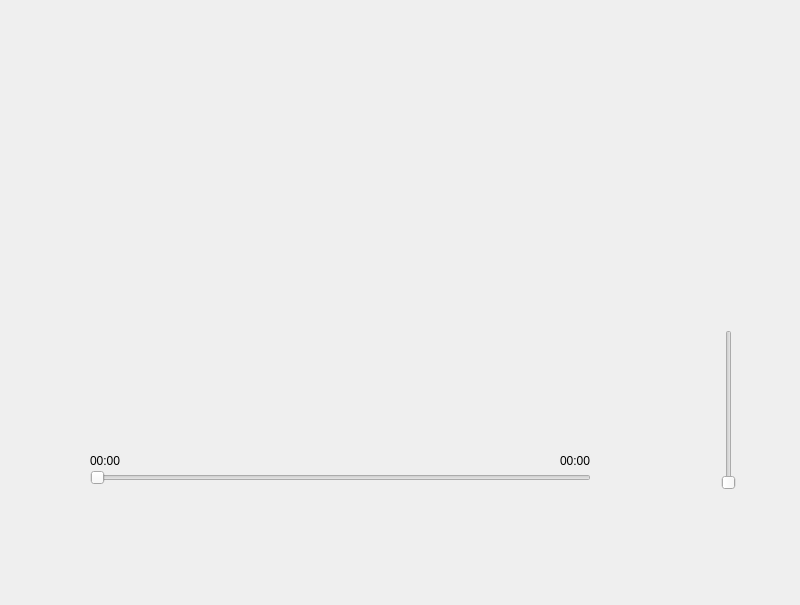
<?xml version="1.0" encoding="UTF-8"?>
<ui version="4.0">
 <class>MainWindow</class>
 <widget class="QMainWindow" name="MainWindow">
  <property name="geometry">
   <rect>
    <x>0</x>
    <y>0</y>
    <width>800</width>
    <height>605</height>
   </rect>
  </property>
  <property name="windowTitle">
   <string>MainWindow</string>
  </property>
  <property name="styleSheet">
   <string notr="true">QWidget#MainWindow
{
	background-image: url(:/new/prefix1/background/wallhaven-q2yx9l.jpg)
}

*{
	border: none;
}
QPushButton,QListWidget
{
	border: none;
	background: transparent;
}</string>
  </property>
  <widget class="QWidget" name="centralwidget">
   <widget class="QWidget" name="layoutWidget">
    <property name="geometry">
     <rect>
      <x>2</x>
      <y>504</y>
      <width>791</width>
      <height>52</height>
     </rect>
    </property>
    <layout class="QHBoxLayout" name="horizontalLayout">
     <item>
      <widget class="QPushButton" name="pushButton">
       <property name="minimumSize">
        <size>
         <width>50</width>
         <height>50</height>
        </size>
       </property>
       <property name="maximumSize">
        <size>
         <width>50</width>
         <height>50</height>
        </size>
       </property>
       <property name="cursor">
        <cursorShape>PointingHandCursor</cursorShape>
       </property>
       <property name="toolTip">
        <string>&lt;html&gt;&lt;head/&gt;&lt;body&gt;&lt;p&gt;添加&lt;/p&gt;&lt;/body&gt;&lt;/html&gt;</string>
       </property>
       <property name="toolTipDuration">
        <number>-1</number>
       </property>
       <property name="whatsThis">
        <string>&lt;html&gt;&lt;head/&gt;&lt;body&gt;&lt;p&gt;&lt;br/&gt;&lt;/p&gt;&lt;/body&gt;&lt;/html&gt;</string>
       </property>
       <property name="styleSheet">
        <string notr="true">*{
background-color:rgba(0,0,0,0);}
QPushButton:hover{
icon:url(:/new/prefix1/icons/add_blue.png);
}
</string>
       </property>
       <property name="text">
        <string/>
       </property>
       <property name="icon">
        <iconset resource="icons.qrc">
         <normaloff>:/new/prefix1/icons/add.png</normaloff>:/new/prefix1/icons/add.png</iconset>
       </property>
       <property name="iconSize">
        <size>
         <width>50</width>
         <height>50</height>
        </size>
       </property>
      </widget>
     </item>
     <item>
      <widget class="QPushButton" name="pushButton_2">
       <property name="minimumSize">
        <size>
         <width>50</width>
         <height>50</height>
        </size>
       </property>
       <property name="maximumSize">
        <size>
         <width>50</width>
         <height>50</height>
        </size>
       </property>
       <property name="cursor">
        <cursorShape>PointingHandCursor</cursorShape>
       </property>
       <property name="toolTip">
        <string>啊！好爱~~</string>
       </property>
       <property name="toolTipDuration">
        <number>-1</number>
       </property>
       <property name="styleSheet">
        <string notr="true">QPushButton{
background-color: rgba(0, 0, 0,0);
}
QPushButton:pressed{
icon:url(:/new/prefix1/icons/love.png);
}</string>
       </property>
       <property name="text">
        <string/>
       </property>
       <property name="icon">
        <iconset resource="icons.qrc">
         <normaloff>:/new/prefix1/icons/dislike.png</normaloff>:/new/prefix1/icons/dislike.png</iconset>
       </property>
       <property name="iconSize">
        <size>
         <width>50</width>
         <height>50</height>
        </size>
       </property>
       <property name="checkable">
        <bool>false</bool>
       </property>
       <property name="autoExclusive">
        <bool>false</bool>
       </property>
       <property name="flat">
        <bool>false</bool>
       </property>
      </widget>
     </item>
     <item>
      <widget class="QPushButton" name="pushButton_3">
       <property name="minimumSize">
        <size>
         <width>50</width>
         <height>50</height>
        </size>
       </property>
       <property name="maximumSize">
        <size>
         <width>50</width>
         <height>50</height>
        </size>
       </property>
       <property name="cursor">
        <cursorShape>PointingHandCursor</cursorShape>
       </property>
       <property name="toolTip">
        <string>上一首</string>
       </property>
       <property name="styleSheet">
        <string notr="true">QPushButton{
background-color:rgba(0,0,0,0);
}
QPushButton:hover
{
icon:url(:/new/prefix1/icons/previous_blue.png);
}
</string>
       </property>
       <property name="text">
        <string/>
       </property>
       <property name="icon">
        <iconset resource="icons.qrc">
         <normaloff>:/new/prefix1/icons/previous.png</normaloff>:/new/prefix1/icons/previous.png</iconset>
       </property>
       <property name="iconSize">
        <size>
         <width>50</width>
         <height>50</height>
        </size>
       </property>
      </widget>
     </item>
     <item>
      <widget class="QPushButton" name="pushButton_4">
       <property name="minimumSize">
        <size>
         <width>50</width>
         <height>50</height>
        </size>
       </property>
       <property name="maximumSize">
        <size>
         <width>50</width>
         <height>50</height>
        </size>
       </property>
       <property name="cursor">
        <cursorShape>PointingHandCursor</cursorShape>
       </property>
       <property name="toolTip">
        <string>&lt;html&gt;&lt;head/&gt;&lt;body&gt;&lt;p&gt;播放&lt;/p&gt;&lt;/body&gt;&lt;/html&gt;</string>
       </property>
       <property name="styleSheet">
        <string notr="true">QPushButton{
background-color:rgba(0,0,0,0);
}
QPushButton:hover{
icon:url(:/new/prefix1/icons/play_blue.png);}</string>
       </property>
       <property name="text">
        <string/>
       </property>
       <property name="icon">
        <iconset resource="icons.qrc">
         <normaloff>:/new/prefix1/icons/play.png</normaloff>:/new/prefix1/icons/play.png</iconset>
       </property>
       <property name="iconSize">
        <size>
         <width>50</width>
         <height>50</height>
        </size>
       </property>
      </widget>
     </item>
     <item>
      <widget class="QPushButton" name="pushButton_5">
       <property name="minimumSize">
        <size>
         <width>50</width>
         <height>50</height>
        </size>
       </property>
       <property name="maximumSize">
        <size>
         <width>50</width>
         <height>50</height>
        </size>
       </property>
       <property name="cursor">
        <cursorShape>PointingHandCursor</cursorShape>
       </property>
       <property name="toolTip">
        <string>下一首</string>
       </property>
       <property name="styleSheet">
        <string notr="true">QPushButton{
background-color:rgba(0,0,0,0);
}
QPushButton:hover{
icon:url(:/new/prefix1/icons/next_blue.png);
}</string>
       </property>
       <property name="text">
        <string/>
       </property>
       <property name="icon">
        <iconset resource="icons.qrc">
         <normaloff>:/new/prefix1/icons/next.png</normaloff>:/new/prefix1/icons/next.png</iconset>
       </property>
       <property name="iconSize">
        <size>
         <width>50</width>
         <height>50</height>
        </size>
       </property>
      </widget>
     </item>
     <item>
      <widget class="QPushButton" name="pushButton_7">
       <property name="minimumSize">
        <size>
         <width>50</width>
         <height>50</height>
        </size>
       </property>
       <property name="maximumSize">
        <size>
         <width>50</width>
         <height>50</height>
        </size>
       </property>
       <property name="cursor">
        <cursorShape>PointingHandCursor</cursorShape>
       </property>
       <property name="toolTip">
        <string>删除</string>
       </property>
       <property name="styleSheet">
        <string notr="true">*{
background-color:rgba(0,0,0,0);
}
QPushButton:hover{
icon:url(:/new/prefix1/icons/delete_red.png)
}</string>
       </property>
       <property name="text">
        <string/>
       </property>
       <property name="icon">
        <iconset resource="icons.qrc">
         <normaloff>:/new/prefix1/icons/delete.png</normaloff>:/new/prefix1/icons/delete.png</iconset>
       </property>
       <property name="iconSize">
        <size>
         <width>50</width>
         <height>50</height>
        </size>
       </property>
      </widget>
     </item>
     <item>
      <widget class="QPushButton" name="pushButton_6">
       <property name="minimumSize">
        <size>
         <width>50</width>
         <height>50</height>
        </size>
       </property>
       <property name="maximumSize">
        <size>
         <width>50</width>
         <height>50</height>
        </size>
       </property>
       <property name="cursor">
        <cursorShape>PointingHandCursor</cursorShape>
       </property>
       <property name="styleSheet">
        <string notr="true">QPushButton{
background-color:rgba(0,0,0,0);
}

</string>
       </property>
       <property name="text">
        <string/>
       </property>
       <property name="icon">
        <iconset resource="icons.qrc">
         <normaloff>:/new/prefix1/icons/listCirculation.png</normaloff>:/new/prefix1/icons/listCirculation.png</iconset>
       </property>
       <property name="iconSize">
        <size>
         <width>50</width>
         <height>50</height>
        </size>
       </property>
      </widget>
     </item>
     <item>
      <widget class="QPushButton" name="pushButton_8">
       <property name="minimumSize">
        <size>
         <width>50</width>
         <height>50</height>
        </size>
       </property>
       <property name="maximumSize">
        <size>
         <width>50</width>
         <height>50</height>
        </size>
       </property>
       <property name="cursor">
        <cursorShape>PointingHandCursor</cursorShape>
       </property>
       <property name="styleSheet">
        <string notr="true">QPushButton{
background-color:rgba(0,0,0,0);
}

</string>
       </property>
       <property name="text">
        <string/>
       </property>
       <property name="icon">
        <iconset resource="icons.qrc">
         <normaloff>:/new/prefix1/icons/sound.png</normaloff>:/new/prefix1/icons/sound.png</iconset>
       </property>
       <property name="iconSize">
        <size>
         <width>50</width>
         <height>50</height>
        </size>
       </property>
      </widget>
     </item>
    </layout>
   </widget>
   <widget class="QSlider" name="VolumeSlider">
    <property name="geometry">
     <rect>
      <x>720</x>
      <y>330</y>
      <width>18</width>
      <height>160</height>
     </rect>
    </property>
    <property name="mouseTracking">
     <bool>false</bool>
    </property>
    <property name="orientation">
     <enum>Qt::Vertical</enum>
    </property>
   </widget>
   <widget class="QListWidget" name="listWidget">
    <property name="geometry">
     <rect>
      <x>90</x>
      <y>0</y>
      <width>501</width>
      <height>441</height>
     </rect>
    </property>
   </widget>
   <widget class="QSlider" name="playCourseSlider">
    <property name="geometry">
     <rect>
      <x>90</x>
      <y>470</y>
      <width>501</width>
      <height>16</height>
     </rect>
    </property>
    <property name="orientation">
     <enum>Qt::Horizontal</enum>
    </property>
   </widget>
   <widget class="QWidget" name="layoutWidget">
    <property name="geometry">
     <rect>
      <x>90</x>
      <y>450</y>
      <width>501</width>
      <height>22</height>
     </rect>
    </property>
    <layout class="QHBoxLayout" name="horizontalLayout_2">
     <item>
      <widget class="QLabel" name="curLabel">
       <property name="text">
        <string>00:00</string>
       </property>
      </widget>
     </item>
     <item>
      <spacer name="horizontalSpacer">
       <property name="orientation">
        <enum>Qt::Horizontal</enum>
       </property>
       <property name="sizeHint" stdset="0">
        <size>
         <width>40</width>
         <height>20</height>
        </size>
       </property>
      </spacer>
     </item>
     <item>
      <widget class="QLabel" name="totalLable">
       <property name="text">
        <string>00:00</string>
       </property>
      </widget>
     </item>
    </layout>
   </widget>
  </widget>
  <widget class="QMenuBar" name="menubar">
   <property name="geometry">
    <rect>
     <x>0</x>
     <y>0</y>
     <width>800</width>
     <height>17</height>
    </rect>
   </property>
  </widget>
  <widget class="QStatusBar" name="statusbar"/>
 </widget>
 <resources>
  <include location="icons.qrc"/>
 </resources>
 <connections/>
</ui>
